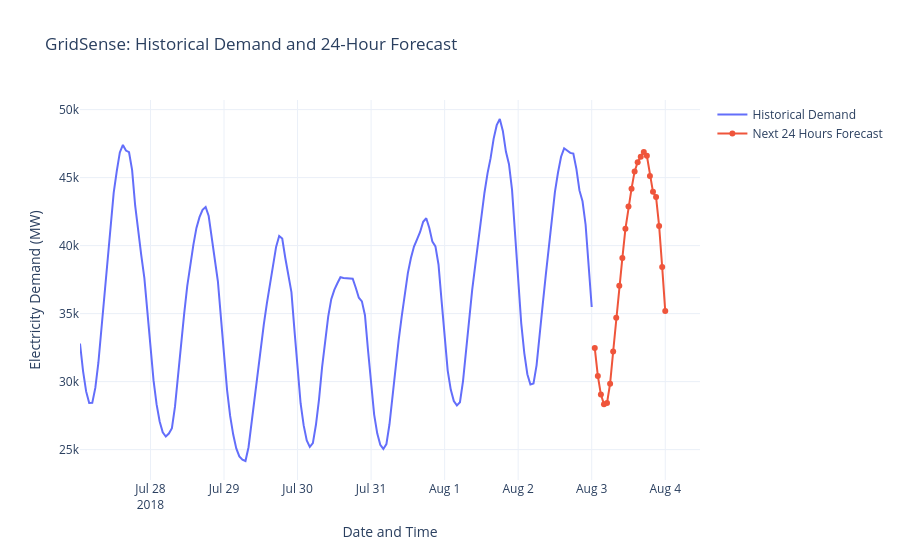

The notebook cell this image was saved under:
### Code cell
import plotly.graph_objects as go

# Last 7 days of observed demand
recent_history = history.tail(168)

fig = go.Figure()

fig.add_trace(go.Scatter(
    x=recent_history["Datetime"],
    y=recent_history["PJME_MW"],
    mode="lines",
    name="Historical Demand"
))

fig.add_trace(go.Scatter(
    x=future_forecast["Datetime"],
    y=future_forecast["Forecast_MW"],
    mode="lines+markers",
    name="Next 24 Hours Forecast"
))

fig.update_layout(
    title="GridSense: Historical Demand and 24-Hour Forecast",
    xaxis_title="Date and Time",
    yaxis_title="Electricity Demand (MW)",
    hovermode="x unified",
    template="plotly_white"
)

fig.show()

### Figure 1 — Plotly figure (JSON) as saved in the notebook; plotly's stock layout.template omitted (floating-point values rounded to 4 significant figures; data arrays with more than 128 entries replaced by an {"elided": "..."} marker saying what was removed)
{"data": [{"mode": "lines", "name": "Historical Demand", "type": "scatter", "x": {"elided": "168 str values"}, "y": {"elided": "168 float values"}}, {"mode": "lines+markers", "name": "Next 24 Hours Forecast", "type": "scatter", "x": ["2018-08-03T01:00:00.000000", "2018-08-03T02:00:00.000000", "2018-08-03T03:00:00.000000", "2018-08-03T04:00:00.000000", "2018-08-03T05:00:00.000000", "2018-08-03T06:00:00.000000", "2018-08-03T07:00:00.000000", "2018-08-03T08:00:00.000000", "2018-08-03T09:00:00.000000", "2018-08-03T10:00:00.000000", "2018-08-03T11:00:00.000000", "2018-08-03T12:00:00.000000", "2018-08-03T13:00:00.000000", "2018-08-03T14:00:00.000000", "2018-08-03T15:00:00.000000", "2018-08-03T16:00:00.000000", "2018-08-03T17:00:00.000000", "2018-08-03T18:00:00.000000", "2018-08-03T19:00:00.000000", "2018-08-03T20:00:00.000000", "2018-08-03T21:00:00.000000", "2018-08-03T22:00:00.000000", "2018-08-03T23:00:00.000000", "2018-08-04T00:00:00.000000"], "y": [32460.0, 30410.0, 29050.0, 28340.0, 28430.0, 29850.0, 32210.0, 34700.0, 37050.0, 39080.0, 41230.0, 42880.0, 44180.0, 45460.0, 46130.0, 46530.0, 46880.0, 46610.0, 45120.0, 43950.0, 43560.0, 41450.0, 38420.0, 35180.0]}], "layout": {"hovermode": "x unified", "title": {"text": "GridSense: Historical Demand and 24-Hour Forecast"}, "xaxis": {"title": {"text": "Date and Time"}}, "yaxis": {"title": {"text": "Electricity Demand (MW)"}}}}
